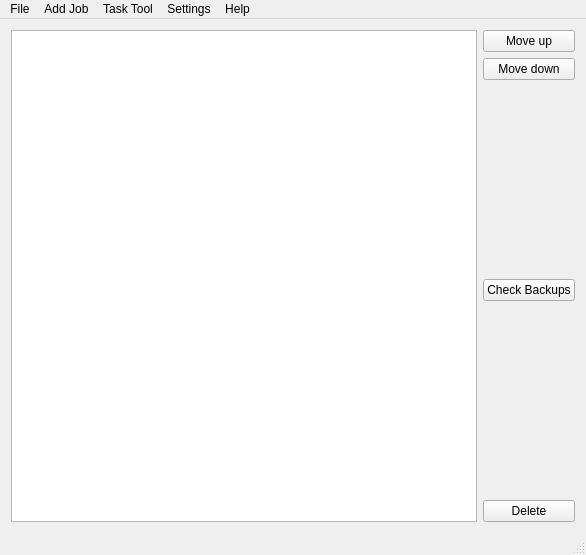
<?xml version="1.0" encoding="UTF-8"?>
<ui version="4.0">
 <class>MainWindow</class>
 <widget class="QMainWindow" name="MainWindow">
  <property name="geometry">
   <rect>
    <x>0</x>
    <y>0</y>
    <width>586</width>
    <height>555</height>
   </rect>
  </property>
  <property name="windowTitle">
   <string>Configuration Editing Tool</string>
  </property>
  <property name="windowIcon">
   <iconset resource="../resources/resources.qrc">
    <normaloff>:/icons/mainIcon</normaloff>:/icons/mainIcon</iconset>
  </property>
  <widget class="QWidget" name="centralWidget">
   <layout class="QVBoxLayout" name="verticalLayout_2">
    <item>
     <layout class="QHBoxLayout" name="horizontalLayout">
      <item>
       <widget class="QListView" name="jobListView"/>
      </item>
      <item>
       <layout class="QVBoxLayout" name="verticalLayout">
        <item>
         <widget class="QPushButton" name="upButton">
          <property name="text">
           <string>Move up</string>
          </property>
          <property name="icon">
           <iconset resource="../resources/resources.qrc">
            <normaloff>:/icons/moveUp</normaloff>:/icons/moveUp</iconset>
          </property>
          <property name="iconSize">
           <size>
            <width>32</width>
            <height>32</height>
           </size>
          </property>
         </widget>
        </item>
        <item>
         <widget class="QPushButton" name="downButton">
          <property name="text">
           <string>Move down</string>
          </property>
          <property name="icon">
           <iconset resource="../resources/resources.qrc">
            <normaloff>:/icons/moveDown</normaloff>:/icons/moveDown</iconset>
          </property>
          <property name="iconSize">
           <size>
            <width>32</width>
            <height>32</height>
           </size>
          </property>
         </widget>
        </item>
        <item>
         <spacer name="verticalSpacer_2">
          <property name="orientation">
           <enum>Qt::Vertical</enum>
          </property>
          <property name="sizeHint" stdset="0">
           <size>
            <width>20</width>
            <height>40</height>
           </size>
          </property>
         </spacer>
        </item>
        <item>
         <widget class="QPushButton" name="checkBackupsButton">
          <property name="text">
           <string>Check Backups</string>
          </property>
         </widget>
        </item>
        <item>
         <spacer name="verticalSpacer">
          <property name="orientation">
           <enum>Qt::Vertical</enum>
          </property>
          <property name="sizeHint" stdset="0">
           <size>
            <width>20</width>
            <height>40</height>
           </size>
          </property>
         </spacer>
        </item>
        <item>
         <widget class="QPushButton" name="deleteButton">
          <property name="text">
           <string>Delete</string>
          </property>
          <property name="icon">
           <iconset resource="../resources/resources.qrc">
            <normaloff>:/icons/delete</normaloff>:/icons/delete</iconset>
          </property>
          <property name="iconSize">
           <size>
            <width>32</width>
            <height>32</height>
           </size>
          </property>
         </widget>
        </item>
       </layout>
      </item>
     </layout>
    </item>
   </layout>
  </widget>
  <widget class="QMenuBar" name="menuBar">
   <property name="geometry">
    <rect>
     <x>0</x>
     <y>0</y>
     <width>586</width>
     <height>30</height>
    </rect>
   </property>
   <widget class="QMenu" name="menuFile">
    <property name="title">
     <string>File</string>
    </property>
    <addaction name="actionNew"/>
    <addaction name="actionOpen"/>
    <addaction name="actionSave"/>
    <addaction name="actionSave_As"/>
    <addaction name="separator"/>
    <addaction name="actionQuit"/>
   </widget>
   <widget class="QMenu" name="menuHelp">
    <property name="title">
     <string>Help</string>
    </property>
    <addaction name="actionAbout"/>
   </widget>
   <widget class="QMenu" name="menuAdd_Job">
    <property name="title">
     <string>Add Job</string>
    </property>
   </widget>
   <widget class="QMenu" name="menuSettings">
    <property name="title">
     <string>Settings</string>
    </property>
    <addaction name="actionGeneral"/>
    <addaction name="actionTask_Tool"/>
   </widget>
   <widget class="QMenu" name="menuTask_Tool">
    <property name="title">
     <string>Task Tool</string>
    </property>
    <addaction name="actionRun"/>
    <addaction name="actionSchedule_Execution"/>
   </widget>
   <addaction name="menuFile"/>
   <addaction name="menuAdd_Job"/>
   <addaction name="menuTask_Tool"/>
   <addaction name="menuSettings"/>
   <addaction name="menuHelp"/>
  </widget>
  <widget class="QStatusBar" name="statusBar"/>
  <action name="actionNew">
   <property name="icon">
    <iconset resource="../resources/resources.qrc">
     <normaloff>:/icons/new</normaloff>:/icons/new</iconset>
   </property>
   <property name="text">
    <string>New</string>
   </property>
  </action>
  <action name="actionOpen">
   <property name="icon">
    <iconset resource="../resources/resources.qrc">
     <normaloff>:/icons/open</normaloff>:/icons/open</iconset>
   </property>
   <property name="text">
    <string>Open</string>
   </property>
  </action>
  <action name="actionSave">
   <property name="icon">
    <iconset resource="../resources/resources.qrc">
     <normaloff>:/icons/save_50</normaloff>:/icons/save_50</iconset>
   </property>
   <property name="text">
    <string>Save</string>
   </property>
  </action>
  <action name="actionClose">
   <property name="text">
    <string>Close</string>
   </property>
  </action>
  <action name="actionAbout">
   <property name="icon">
    <iconset resource="../resources/resources.qrc">
     <normaloff>:/icons/info_50</normaloff>:/icons/info_50</iconset>
   </property>
   <property name="text">
    <string>About</string>
   </property>
  </action>
  <action name="actionSave_As">
   <property name="icon">
    <iconset resource="../resources/resources.qrc">
     <normaloff>:/icons/saveas_50</normaloff>:/icons/saveas_50</iconset>
   </property>
   <property name="text">
    <string>Save As</string>
   </property>
  </action>
  <action name="actionQuit">
   <property name="icon">
    <iconset resource="../resources/resources.qrc">
     <normaloff>:/icons/quit_50</normaloff>:/icons/quit_50</iconset>
   </property>
   <property name="text">
    <string>Quit</string>
   </property>
  </action>
  <action name="actionGeneral">
   <property name="icon">
    <iconset resource="../resources/resources.qrc">
     <normaloff>:/icons/config_50</normaloff>:/icons/config_50</iconset>
   </property>
   <property name="text">
    <string>General</string>
   </property>
  </action>
  <action name="actionRun">
   <property name="text">
    <string>Run</string>
   </property>
  </action>
  <action name="actionTask_Tool">
   <property name="text">
    <string>Task Tool</string>
   </property>
  </action>
  <action name="actionSchedule_Execution">
   <property name="text">
    <string>Schedule Execution</string>
   </property>
  </action>
 </widget>
 <layoutdefault spacing="6" margin="11"/>
 <resources>
  <include location="../resources/resources.qrc"/>
 </resources>
 <connections/>
</ui>
